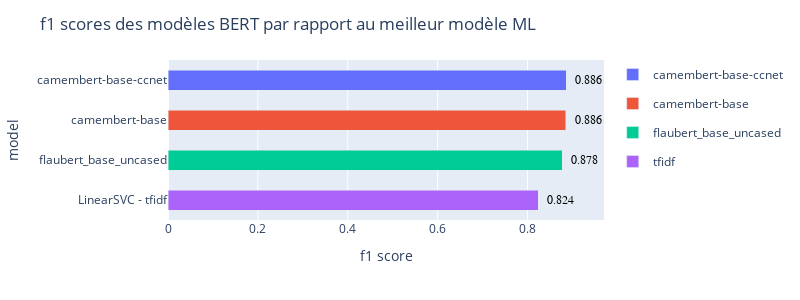

Write notebook code for a chart like this one.
### Code cell
reload(uplot)
reload(results)
res.plot_f1_scores(filter_model=['text/LinearSVC_tfidf', 'text/camembert-base', 'text/camembert-base-ccnet', 'text/flaubert_base_uncased'], figsize=(800,300), title="f1 scores des modèles BERT par rapport au meilleur modèle ML")

### Figure 1 — Plotly figure (JSON) as saved in the notebook; plotly's stock layout.template omitted (floating-point values rounded to 4 significant figures)
{"data": [{"alignmentgroup": "True", "hovertemplate": "vectorizer=camembert-base-ccnet<br>score_test=%{x}<br>serie_name=%{y}<extra></extra>", "legendgroup": "camembert-base-ccnet", "marker": {"color": "#636EFA", "pattern": {"shape": ""}}, "name": "camembert-base-ccnet", "offsetgroup": "camembert-base-ccnet", "orientation": "h", "showlegend": true, "textposition": "auto", "type": "bar", "width": 0.5, "x": [0.8858], "xaxis": "x", "y": ["camembert-base-ccnet"], "yaxis": "y"}, {"alignmentgroup": "True", "hovertemplate": "vectorizer=camembert-base<br>score_test=%{x}<br>serie_name=%{y}<extra></extra>", "legendgroup": "camembert-base", "marker": {"color": "#EF553B", "pattern": {"shape": ""}}, "name": "camembert-base", "offsetgroup": "camembert-base", "orientation": "h", "showlegend": true, "textposition": "auto", "type": "bar", "width": 0.5, "x": [0.8856], "xaxis": "x", "y": ["camembert-base"], "yaxis": "y"}, {"alignmentgroup": "True", "hovertemplate": "vectorizer=flaubert_base_uncased<br>score_test=%{x}<br>serie_name=%{y}<extra></extra>", "legendgroup": "flaubert_base_uncased", "marker": {"color": "#00CC96", "pattern": {"shape": ""}}, "name": "flaubert_base_uncased", "offsetgroup": "flaubert_base_uncased", "orientation": "h", "showlegend": true, "textposition": "auto", "type": "bar", "width": 0.5, "x": [0.8776], "xaxis": "x", "y": ["flaubert_base_uncased"], "yaxis": "y"}, {"alignmentgroup": "True", "hovertemplate": "vectorizer=tfidf<br>score_test=%{x}<br>serie_name=%{y}<extra></extra>", "legendgroup": "tfidf", "marker": {"color": "#AB63FA", "pattern": {"shape": ""}}, "name": "tfidf", "offsetgroup": "tfidf", "orientation": "h", "showlegend": true, "textposition": "auto", "type": "bar", "width": 0.5, "x": [0.824], "xaxis": "x", "y": ["LinearSVC - tfidf"], "yaxis": "y"}], "layout": {"annotations": [{"font": {"color": "black", "family": "Arial", "size": 12}, "showarrow": false, "text": "0.886", "x": 0.9358, "y": "camembert-base-ccnet"}, {"font": {"color": "black", "family": "Arial", "size": 12}, "showarrow": false, "text": "0.886", "x": 0.9356, "y": "camembert-base"}, {"font": {"color": "black", "family": "Arial", "size": 12}, "showarrow": false, "text": "0.878", "x": 0.9276, "y": "flaubert_base_uncased"}, {"font": {"color": "black", "family": "Arial", "size": 12}, "showarrow": false, "text": "0.824", "x": 0.874, "y": "LinearSVC - tfidf"}], "bargap": 0.1, "bargroupgap": 0.1, "barmode": "stack", "height": 300, "legend": {}, "margin": {"t": 60}, "title": {"text": "f1 scores des modèles BERT par rapport au meilleur modèle ML"}, "width": 800, "xaxis": {"anchor": "y", "domain": [0, 1], "title": {"text": "f1 score"}}, "yaxis": {"anchor": "x", "categoryarray": ["LinearSVC - tfidf", "flaubert_base_uncased", "camembert-base", "camembert-base-ccnet"], "categoryorder": "array", "domain": [0, 1], "title": {"text": "model"}}}}
